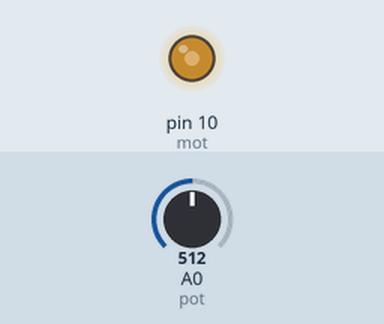
A sketch run on a simulated Arduino Uno, built with avr-gcc and run on an emulated ATmega328P. Parts: output pins drawn as LEDs (lit = HIGH). The inputs (shaded band) are chosen by the test bench; at power-on: A0 (pot) = 512.

Above: at 1.2 s.
1.3 s: A0 (pot) set to 716
At 2.0 s:
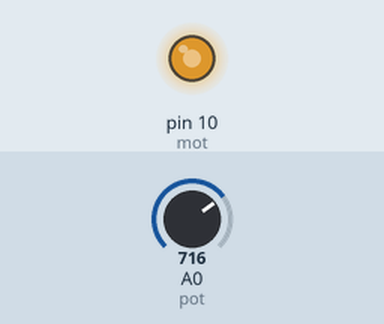
2.8 s: A0 (pot) set to 900
At 3.1 s:
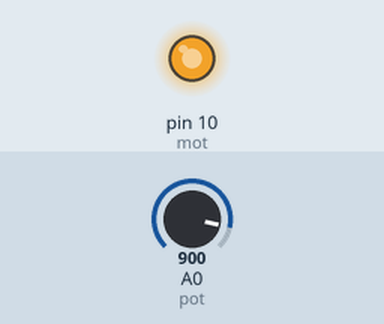
4.3 s: A0 (pot) set to 122
At 5.4 s:
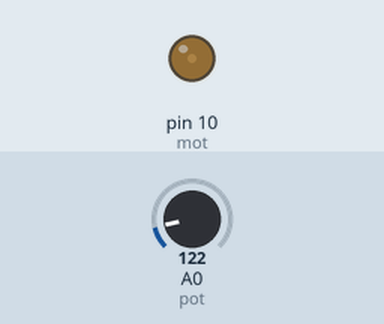
5.8 s: A0 (pot) set to 0
At 6.6 s:
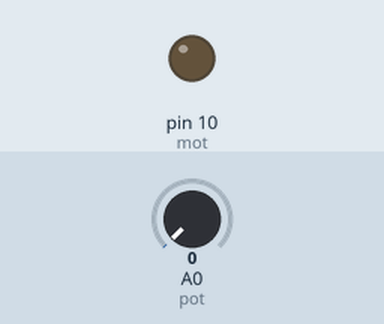
Timing chart, 0 to 8.3 s (numbered marks = the images above; inputs shaded):
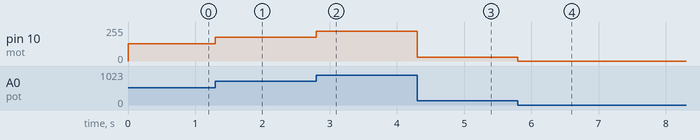

The sketch:

sketch_mar05b.ino
```cpp
int mot=10;
int pot=A0;
int sp;
void setup() {


}

void loop() {
sp=analogRead(pot)/4;
analogWrite(mot,sp);
}
```

Measured:
- after the input at 1.3 s, pin 10 (mot): 128/255 → 179/255 at once
- after the input at 2.8 s, pin 10 (mot): 179/255 → 225/255 at once
- after the input at 4.3 s, pin 10 (mot): 225/255 → 30/255 at once
- after the input at 5.8 s, pin 10 (mot): 30/255 → 0/255 at once
